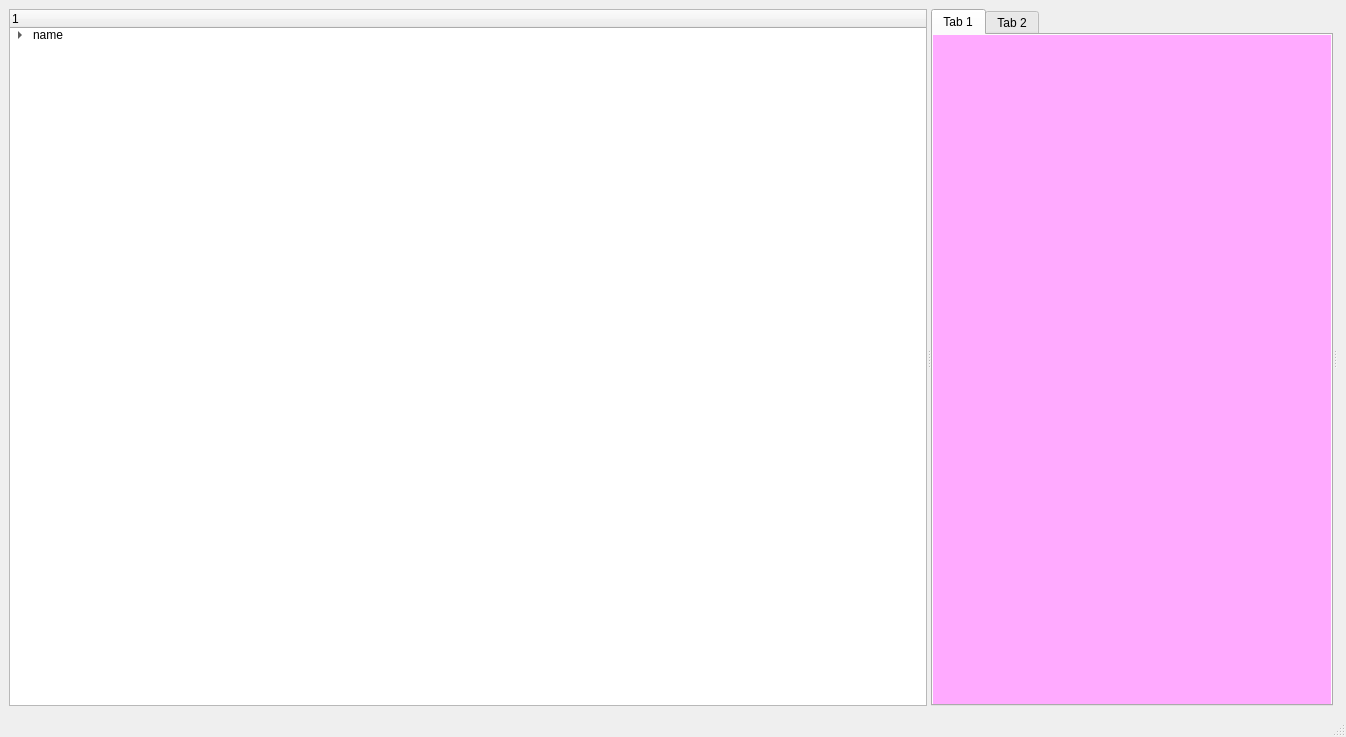
<?xml version="1.0" encoding="UTF-8"?>
<ui version="4.0">
 <class>MainWindow</class>
 <widget class="QMainWindow" name="MainWindow">
  <property name="geometry">
   <rect>
    <x>0</x>
    <y>0</y>
    <width>1346</width>
    <height>737</height>
   </rect>
  </property>
  <property name="windowTitle">
   <string>MainWindow</string>
  </property>
  <widget class="QWidget" name="centralwidget">
   <layout class="QGridLayout" name="gridLayout_2">
    <item row="0" column="0">
     <widget class="QSplitter" name="splitter_2">
      <property name="orientation">
       <enum>Qt::Horizontal</enum>
      </property>
      <widget class="QSplitter" name="splitter">
       <property name="orientation">
        <enum>Qt::Horizontal</enum>
       </property>
       <widget class="QTreeWidget" name="treeWidget">
        <column>
         <property name="text">
          <string>1</string>
         </property>
        </column>
        <item>
         <property name="text">
          <string>name</string>
         </property>
         <item>
          <property name="text">
           <string>dad</string>
          </property>
         </item>
        </item>
       </widget>
       <widget class="QTabWidget" name="tabWidget">
        <property name="currentIndex">
         <number>0</number>
        </property>
        <widget class="QWidget" name="tab">
         <attribute name="title">
          <string>Tab 1</string>
         </attribute>
         <layout class="QGridLayout" name="gridLayout">
          <property name="leftMargin">
           <number>0</number>
          </property>
          <property name="topMargin">
           <number>0</number>
          </property>
          <property name="rightMargin">
           <number>0</number>
          </property>
          <property name="bottomMargin">
           <number>0</number>
          </property>
          <property name="spacing">
           <number>0</number>
          </property>
          <item row="0" column="0">
           <widget class="QWidget" name="widget" native="true">
            <property name="styleSheet">
             <string notr="true">background-color: rgb(255, 170, 255);</string>
            </property>
           </widget>
          </item>
         </layout>
        </widget>
        <widget class="QWidget" name="tab_2">
         <attribute name="title">
          <string>Tab 2</string>
         </attribute>
        </widget>
       </widget>
      </widget>
      <widget class="QStackedWidget" name="stackedWidget">
       <property name="styleSheet">
        <string notr="true">background-color: rgb(85, 255, 127);</string>
       </property>
       <widget class="QWidget" name="page"/>
       <widget class="QWidget" name="page_2"/>
      </widget>
     </widget>
    </item>
   </layout>
  </widget>
  <widget class="QMenuBar" name="menubar">
   <property name="geometry">
    <rect>
     <x>0</x>
     <y>0</y>
     <width>1346</width>
     <height>23</height>
    </rect>
   </property>
  </widget>
  <widget class="QStatusBar" name="statusbar"/>
 </widget>
 <resources/>
 <connections/>
</ui>
